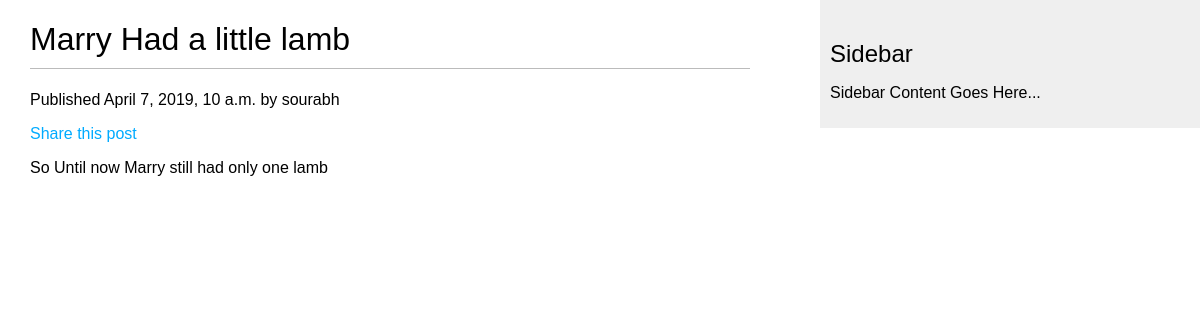
The page /blog/2019/4/7/marry-had-little-lamb/ on the database its author committed.
### blog/models.py (models this page shows, shortened)
class Post(models.Model):
    STATUS_CHOICES = (
        ('draft', 'Draft'),
        ('published', 'Published'),
    )
    title = models.CharField(max_length = 250)
    slug = models.SlugField(max_length = 250,
                            unique_for_date = 'publish')
    author = models.ForeignKey(User,
                               on_delete=models.CASCADE,
                               related_name='blog_posts')
    body = models.TextField()
    publish = models.DateTimeField(default=timezone.now)
    created = models.DateTimeField(auto_now_add = True)
    updated = models.DateTimeField(auto_now=True)
    status = models.CharField(max_length=10,
                              choices=STATUS_CHOICES,
                              default='draft' )
    class Meta:
        ordering = ('-publish',)
    objects = models.Manager()
    published = PublishedManager()

### blog/views.py (the view)
def post_detail(request, year, month, day, post):
    post = get_object_or_404(Post, slug=post,
                                   status='published',
                                   publish__year=year,
                                   publish__month=month,
                                   publish__day=day)
    return render(request, 'blog/post/detail.html',{'post': post})

### blog/templates/blog/post/detail.html (shortened to what this page needs)
{% extends "blog/base.html"%}
{% block content %}
  <h1>{{ post.title }}</h1>
  <p>
   Published {{ post.publish }} by {{ post.author}}
  </p>
  <p>
    <a href="{% url "blog:post_share" post.id %}">Share this post</a>
  </p>
  {{ post.body|linebreaks}}
{% endblock %}

### blog/static/css/blog.css (style rules this page uses)
body { margin:0; padding:0; font-family:helvetica, sans-serif; }
a { color:#00abff; text-decoration:none; }
h1 { font-weight:normal; border-bottom:1px solid #bbb; padding:0 0 10px 0; }

### rows shown on the page
Post: title "Marry Had a little lamb", publish "April 7, 2019, 10 a.m.", author "sourabh", body "So Until now Marry still had only one lamb"
